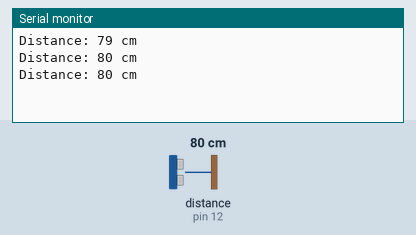
Simulated run of this sketch. Board: Arduino Uno, built with avr-gcc and run on an emulated ATmega328P. Shown: the last lines printed to the serial monitor. Wiring (inferred from the names in the program): ultrasonic range finder: trigger pin 13; echo pin 12. The test bench sets the inputs (shaded band); at power-on: distance to the obstacle (sensor on pin 12) 80 cm. The echo pulse lasts 58.3 µs per cm.

Above: at 1.3 s.
1.4 s: distance to the obstacle (sensor on pin 12) set to 2 cm
At 1.9 s:
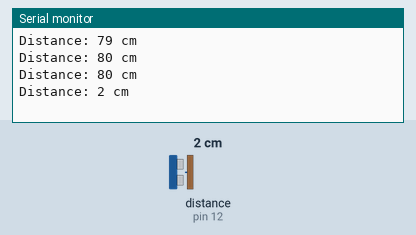
2.9 s: distance to the obstacle (sensor on pin 12) set to 4 cm
At 3.4 s:
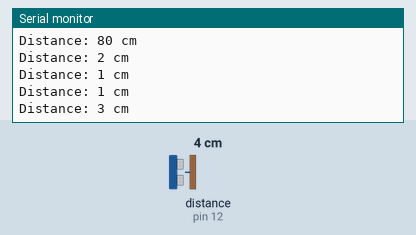
Timing chart, 0 to 5.9 s (numbered marks = the images above; inputs shaded):
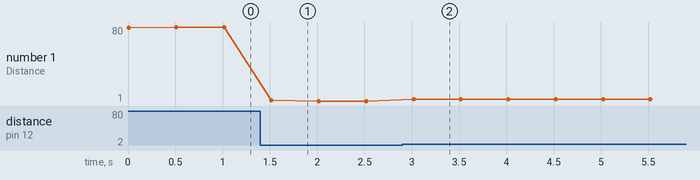

Measured:
- after the input at 1.4 s, the serial monitor: prints a new line after 0.12 s (image 1)
- after the input at 2.9 s, the serial monitor: prints a new line after 0.12 s (image 2)
- plotted number 1: 80 → 1 after the input at 1.4 s, 1 → 3 after the input at 2.9 s

The sketch:

NR_BRC_Ultrasonic.ino
```cpp
// Define the pins for the trigger and echo
const int trigPin = 13; // You can change this to any suitable GPIO pin
const int echoPin = 12; // You can change this to any suitable GPIO pin

// Define variables for duration and distance
long duration;
int distanceCm;

void setup() {
  // Start serial communication at a baud rate of 115200
  Serial.begin(9600);

  // Define the pin modes
  pinMode(trigPin, OUTPUT);
  pinMode(echoPin, INPUT);
}

void loop() {
  // Clear the trigPin to ensure a clean HIGH pulse
  digitalWrite(trigPin, LOW);
  delayMicroseconds(2);

  // Send a 10 microsecond HIGH pulse to the trigPin
  digitalWrite(trigPin, HIGH);
  delayMicroseconds(10);
  digitalWrite(trigPin, LOW);

  // Measure the duration of the HIGH pulse on the echoPin
  duration = pulseIn(echoPin, HIGH);

  // Calculate the distance based on the speed of sound
  distanceCm = duration * 0.0343 / 2;

  // Print the distance to the Serial Monitor
  Serial.print("Distance: ");
  Serial.print(distanceCm);
  Serial.println(" cm");

  // Wait for a short time before the next measurement
  delay(500);
}
```
